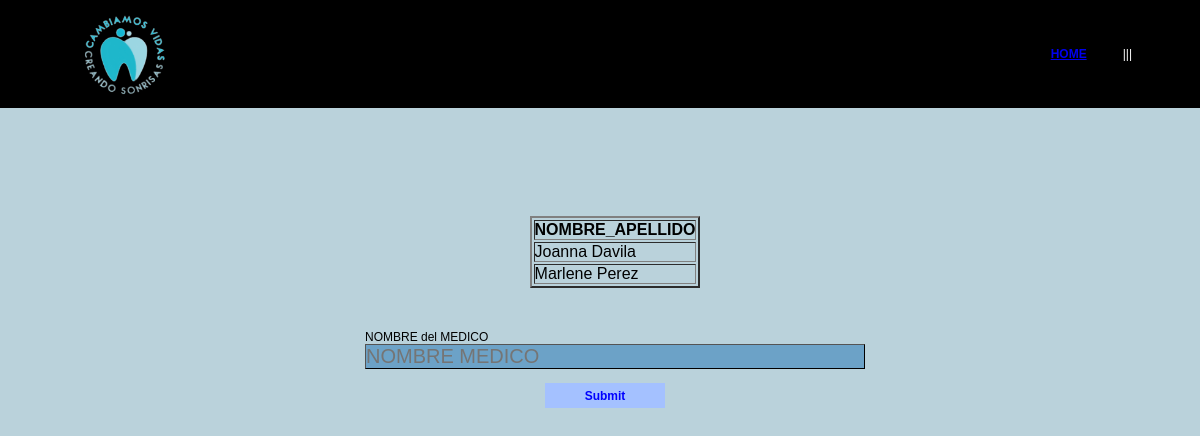
Page /codigoFuente/medicos1.php (signed in) on the committed database.
### tables this page shows
CREATE TABLE MEDICOS (
  NOMBRE_APELLIDO varchar(30),
  ESPECIALIDAD varchar(30),
  DIRECCION varchar(30),
  TELEFONO varchar(9),
  PRIMARY KEY (NOMBRE_APELLIDO)
);

### codigoFuente/medicos1.php (the view, shortened to what this page needs)
<?php
$mysql = new mysqli("localhost", "root", "", "boca_sana");
?>
<html>
<head>
	<link rel="stylesheet" type="text/css" href="css/style.css">
</head>
<body style="background-color:#BAD2DB">
<div id= "formulario">
<header id="Header">
	<img src="css/imagen2.png" alt="" class="logo">
	<ul class="main-menu">
		<li class="cta"><a href="home.php">HOME</a></li>
		<ul class="nav">
			<li><a href="">|||</a></img>
			</li>
		</ul>
	</ul>
</header>
<br><br><br><br><br><br><br><br><br><br><br><br>
<br><br>
	<div class="padre">
	<section>
			<table border="2">
				<tr>
					<th>NOMBRE_APELLIDO</th>
				</tr>
				<?php
				$registro = $mysql->query("SELECT nombre_apellido
				FROM medicos") or
				die($mysql->error);
				while ($fila=$registro->fetch_array())
				{
					echo '
					<tr>
					<td>'.$fila['nombre_apellido'].'</td>
					</tr>
					';
				}
				?>
			</table>
		</section>
		</div>
<form action="consultar_medicos.php" method="post">
	<br><br>
		<div><br/>
			<label>NOMBRE del MEDICO</label>
			<div>
				<input type="text" class="campos" name="NOMBRE_APELLIDO" placeholder="NOMBRE MEDICO" required />
			</div>
		</div>
		<div class="padre">
		<div id="b_submit"><br/>
			<input class="boton" type="submit"/>
		</div>
		</div>
  </div>
</body>
</html>

### codigoFuente/css/style.css (style rules this page uses)
#formulario { padding: 20px 0px 0px 30px; font-family:verdana,arial; font-size:9pt; display: flex; flex-direction: column; justify-content: center; align-items: center; }
.campos { font-family:verdana,arial; width: 500px; font-size:15pt; color:#0a0a0a; border: 1px outset black; background-color:#6CA2C7; }
.boton { font-size:12px; font-family:Verdana,Helvetica; font-weight:bold; color:#0000FF; background:#A4C1FF; border:0px; width:120px; height:25px; }
#b_submit { float: left; margin-right: 20px; }
#header { height: auto; width: 90%; position: fixed; top: 0; left: 0; display:flex; justify-content: space-between; align-items: center; padding: 0 5%; box-sixing: border-box; height: 100px; transition: 0.5s; background-color: black; border: 4px solid black; }
.logo { height: 100%; }
.main-menu { display: flex; justify-content: center; align-items: center; list-style: none; }
.cta { padding: 10px 24px; border-radius: 30px; background-color: var(--main-color); color: #f2f2f2; font-weight: 600; cursor: pointer; transition: 0.5s; }
.padre { display: flex; justify-content: center; }
* { margin:0px; padding:0px; }
ul, ol { list-style:none; }
.nav > li { float:left; }
.nav li a { background-color:#000; color:#fff; text-decoration:none; padding:10px 12px; display:block; }

### codigoFuente/medicos1.php (style rules this page uses)
* { margin:0px; padding:0px; }
ul, ol { list-style:none; }
.nav > li { float:left; }
.nav li a { background-color:#000; color:#fff; text-decoration:none; padding:10px 12px; display:block; }

### rows in the picture
medicos: NOMBRE_APELLIDO "Joanna Davila"
medicos: NOMBRE_APELLIDO "Marlene Perez"
